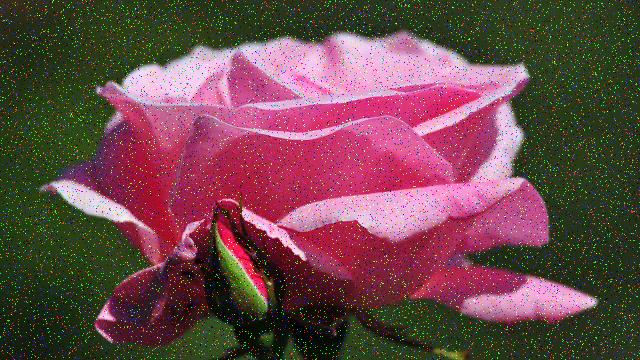
//> input picture 50 - Programme_Quellcodes/source code/Hardware/Software/orderFilter/image1_noise.jpg, 640 x 360 px
$ ./gaussianFilter ../../Hardware/Software/orderFilter/image1_noise.jpg out.png   (built with g++ and OpenCV 4)
//> lines starting //> are read from the running program, lines starting //| are printed output that depends on the picture
//gcc `pkg-config --cflags opencv` `pkg-config --libs opencv` -o medianFilter medianFilter.cpp
#include <opencv2/highgui/highgui.hpp>
#include <opencv2/imgproc/imgproc.hpp>
#include <time.h>
#include <iostream>
#include <stdio.h>


using namespace cv;
using namespace std;


int main (int argc, char** argv)
{
	Mat img,  dst;

	//img = imread("image1_noise.jpg", 0);

	img = imread(argv[1],0);
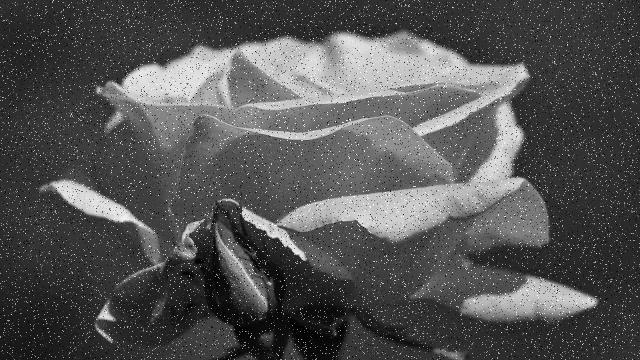
//> img: 360 rows x 640 cols, CV_8UC1; min 0, max 255, mean 83.3
	if(! img.data )                              // Check for invalid input
	{
		cout <<  "Could not open or find the image" << std::endl ;
		return -1;
	}

	clock_t c0 = clock();
	GaussianBlur(img, dst, Size(3,3), 0.85, 0);
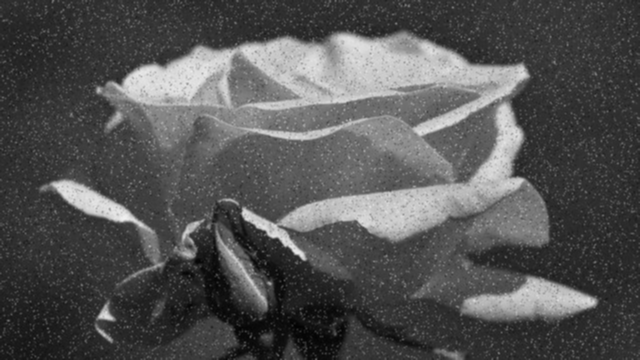
//> dst: 360 rows x 640 cols, CV_8UC1; min 2, max 241, mean 83.3
	clock_t c1 = clock();

	double delta=((double)c1-c0)/CLOCKS_PER_SEC;
	printf("TIME:%.3fs\n",delta);

	imwrite(argv[2], dst);
	//imwrite("img_filtered.png",dst);


}
